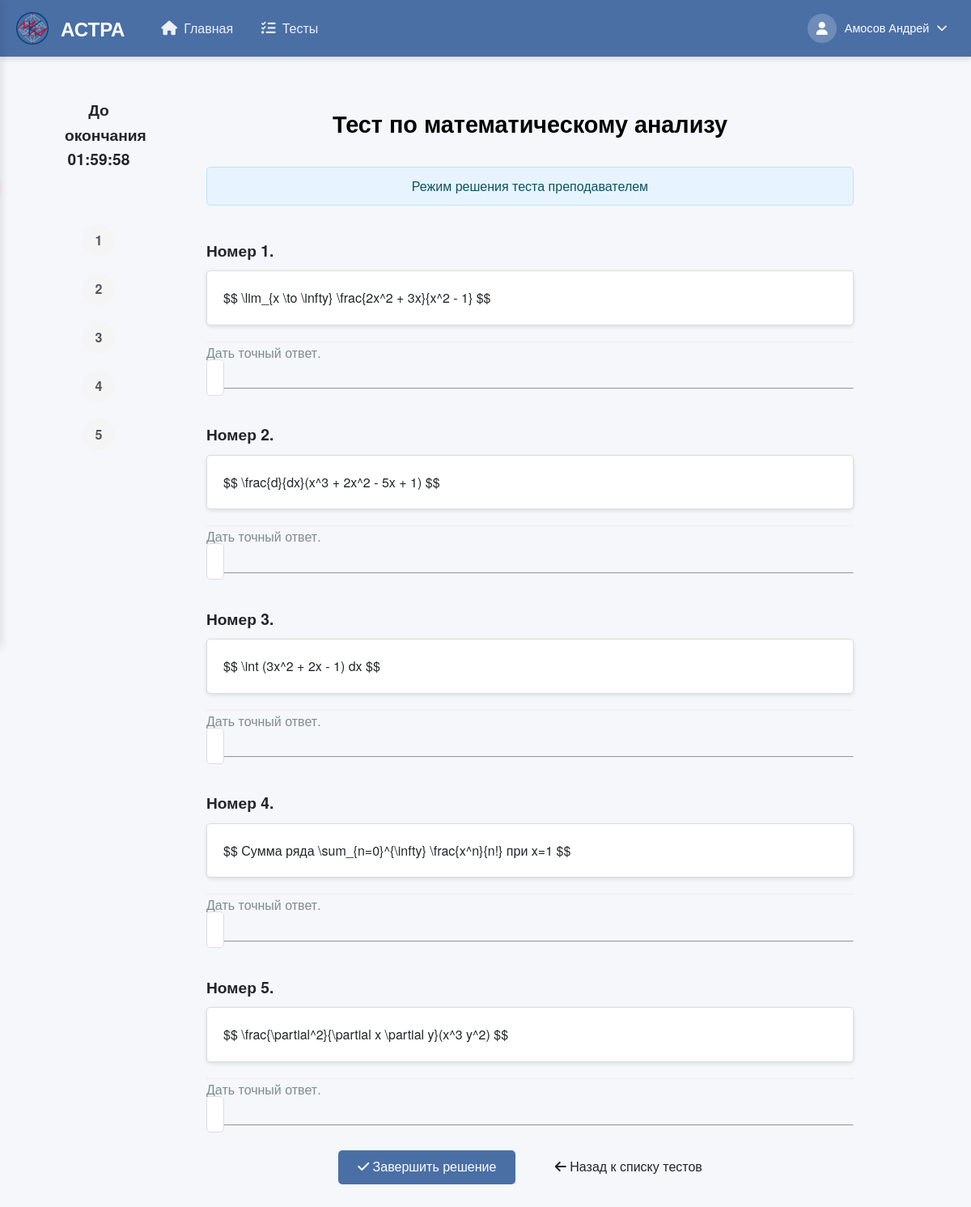
The app's page /TestsCreate/solve-test/test-po-matematicheskomu-analizu-1/ (signed in) with its own data.
### users/models.py (models this page shows, shortened)
class CustomUser(AbstractBaseUser, PermissionsMixin):
    THEME_CHOICES = [
        ('light', 'Светлая'),
        ('dark', 'Тёмная'),
    ]
    email = models.EmailField(unique=True)
    role = models.CharField(max_length=10, choices=[('student', 'Student'), ('teacher', 'Teacher')])
    theme = models.CharField(max_length=10, choices=THEME_CHOICES, default='light')
    is_active = models.BooleanField(default=True)
    is_staff = models.BooleanField(default=False)
    objects = CustomUserManager()
    USERNAME_FIELD = 'email'
    REQUIRED_FIELDS = ['role']
    def get_full_name(self):
        if self.role == 'student' and hasattr(self, 'studentdata'):
            return f"{self.studentdata.last_name} {self.studentdata.first_name}"
        elif self.role == 'teacher' and hasattr(self, 'teacherdata'):
            return f"{self.teacherdata.last_name} {self.teacherdata.first_name}"
        return self.email
    def get_photo_url(self):
        if self.role == 'student' and hasattr(self, 'studentdata') and self.studentdata.photo:
            return self.studentdata.photo.url
        elif self.role == 'teacher' and hasattr(self, 'teacherdata') and self.teacherdata.photo:
            return self.teacherdata.photo.url
        return None

class TeacherData(models.Model):
    first_name = models.CharField(max_length=50, blank=False)
    last_name = models.CharField(max_length=50, blank=False)
    middle_name = models.CharField(max_length=50)
    photo = models.ImageField(upload_to='user_photos/', blank=True, null=True)
    institute = models.ForeignKey(StudentInstitute, default=6, on_delete=models.PROTECT)
    data_map = models.OneToOneField(CustomUser, on_delete=models.CASCADE)

### create_tests/models.py (models this page shows, shortened)
class AboutTest(models.Model):
    RESULT_DISPLAY_CHOICES = [
        ('only_score', 'Только баллы'),
        ('show_correct', 'Показывать правильные ответы'),
    ]
    objects = None
    name_tests = models.CharField(max_length=255, blank=False)  # Название теста
    creator = models.ForeignKey(TeacherData, on_delete=models.PROTECT, null=True, blank=True,
                                related_name='created_tests')  # Создатель теста
    time_to_solution = models.DurationField(default=timedelta(hours=1, minutes=30))
    name_slug_tests = models.SlugField(max_length=255, unique=True, db_index=True, verbose_name="URL")  # Слаг имени
    num_of_attempts = models.IntegerField(blank=True, default=1)  # Количество попыток для решения
    type_of_result = models.IntegerField(blank=True, default=1)  # Тип возвращаемого результата
    description = models.CharField(max_length=150, default="", blank=True)
    is_published = models.IntegerField(default=0)
    is_done = models.IntegerField(default=1)
    is_draft = models.BooleanField(default=False)
    draft_data = models.TextField(default='', blank=True)
    result_display_mode = models.CharField(max_length=20, choices=RESULT_DISPLAY_CHOICES, default='only_score')  # Режим отображения результатов
    subj = models.ForeignKey(Subjects,
                             on_delete=models.PROTECT,
                             default=1)
    grade_5_threshold = models.IntegerField(default=80, help_text="Минимальный процент для оценки 5")
    grade_4_threshold = models.IntegerField(default=60, help_text="Минимальный процент для оценки 4")
    grade_3_threshold = models.IntegerField(default=35, help_text="Минимальный процент для оценки 3")
    expressions = models.ManyToManyField(AboutExpressions)
    task_groups = models.ManyToManyField(TaskGroup, blank=True)  # Новые группы заданий

class TaskVariant(models.Model):
    task_group = models.ForeignKey(TaskGroup, on_delete=models.CASCADE, related_name='variants')
    user_expression = models.CharField(max_length=100, blank=False)
    user_ans = models.CharField(max_length=150, blank=False)
    true_ans = models.CharField(max_length=15, default='1')
    user_eps = models.CharField(max_length=150, default="0", blank=True)
    user_type = models.ForeignKey(TypeAnswer, on_delete=models.SET_NULL, null=True)
    exist_select = models.BooleanField(default=False)

### create_tests/views.py (the view, shortened to what this page needs)
# urls.py: path('solve-test/<slug:slug_name>/', views.solve_test_teacher, name='solve_test'),
@login_required
@role_required(['teacher', 'admin'])
def solve_test_teacher(request, slug_name):
    test = get_object_or_404(AboutTest, name_slug_tests=slug_name)
    teacher = request.user
    session_key = f'teacher_test_seed_{slug_name}'
    if request.method == 'POST':
        seed = request.session.get(session_key)
    else:
        import time
        seed = int(time.time()) + teacher.id
        request.session[session_key] = seed
    expressions_data = get_randomized_test_for_teacher(test, teacher.id, seed=seed)
    expressions_with_options = []
    for i, expr_data in enumerate(expressions_data):
        options = expr_data['user_ans'].split(';') if expr_data['user_ans'] else []
        expressions_with_options.append({
            'expression': expr_data,
            'options': options,
            'exist_select': expr_data['exist_select'],
            'display_number': i + 1,
            'original_number': expr_data.get('number', i + 1)
        })
    return render(request, 'create_tests/solve_test_teacher.html', {
        'test': test,
        'expressions_with_options': expressions_with_options,
    })

### create_tests/templates/create_tests/solve_test_teacher.html (shortened to what this page needs)
{% extends 'create_tests/header.html' %}
{% load static %}
{% block extra_css %}
    <link rel="stylesheet" href='{% static "css/specific_test.css" %}'>
    <link rel="stylesheet" href="{% static 'libs/mathlive/mathlive.css' %}">
{% endblock %}
{% block content %}
    <div class="page-container">
        <div class="left-sidebar">
            <div class="content-left">
                    <div class="sidebar-timer">
                        <h4>До окончания</h4>
                        <div id="timer">{{ test.time_to_solution }}</div>
                    </div>
                    <div class="navigation-sidebar">
                        {% for ex in expressions_with_options %}
                            <a class="task-number" id="nav-{{ forloop.counter }}" href="#task-{{ forloop.counter }}">{{ forloop.counter }}</a>
                        {% endfor %}
                    </div>
                </div>
            </div>
        </div>
        <div class="main-content">
            <h1 class="test-title">{{ test.name_tests }}</h1>
            <p class="teacher-notice">Режим решения теста преподавателем</p>
            <div class="list-expr">
                <ul>
                    {% for ex in expressions_with_options %}
                        <div class="question-card" data-question="{{ forloop.counter }}">
                            <h4 class="number">Номер {{ forloop.counter }}.</h4>
                            <div class="express" id="task-{{ forloop.counter }}">
                                <p><li>$$ {{ ex.expression.user_expression }} $$</li></p>
                            </div>
                            {% if ex.exist_select %}
                                <div class="options">
                                    <p>Выберите правильный вариант:</p>
                                    <ul>
                                        {% for option in ex.options %}
                                            <li>
                                                <label>
                                                    <input type="checkbox"
                                                           name="answer_{{ forloop.counter }}"
                                                           value="{{ option.strip }}">
                                                    $$ {{ option.strip }} $$
                                                </label>
                                            </li>
                                        {% endfor %}
                                    </ul>
                                </div>
                            {% else %}
                                <div class="sec-info">
                                    <li>
                                        {% if ex.expression.user_eps == '0' or ex.expression.user_eps == '0.0' %}
                                            Дать точный ответ.
                                        {% else %}
                                            Дать ответ с точностью до {{ ex.expression.user_eps }}.
                                        {% endif %}
                                    </li>
                                </div>
                                <math-field class="answer"
                                            name="answer_{{ forloop.counter }}"
                                            id="math-field-{{ forloop.counter }}"
                                            placeholder="Ответ"></math-field>
                            {% endif %}
                            <hr>
                        </div>
                    {% endfor %}
                </ul>
            </div>
            <form id="answerForm"
                  action="{% url 'create_tests:solve_test' test.name_slug_tests %}"
                  method="post"
                  data-total="{{ expressions_with_options|length }}">
                <div class="submit-section">
                    <button type="submit" class="btn btn-primary btn-submit">
                        <i class="fas fa-check"></i> Завершить решение
                    </button>
                    <a href="{% url 'create_tests:test_list' %}" class="btn btn-secondary">
                        <i class="fas fa-arrow-left"></i> Назад к списку тестов
                    </a>
                </div>
            </form>
        </div>
{% endblock %}

### create_tests/templates/create_tests/header.html (shortened to what this page needs)
<!DOCTYPE html>
<html lang="ru">
<head>
    {% load static %}
    <link rel="stylesheet" href="{% static 'css/header.css' %}">
    <link rel="stylesheet" href="{% static 'css/dark-theme.css' %}">
    <link rel="stylesheet" href="{% static 'libs/fontawesome/css/all.min.css' %}">
    {% block extra_css %}{% endblock %}
</head>
<body data-theme="{{ user.theme|default:'light' }}" data-user-theme="{{ user.theme|default:'light' }}">
<header class="app-header">
    <div class="header-container">
        <div class="header-brand">
            <span class="logo-icon">
                <img src="{% static 'images/logo.png' %}" alt="" style="width: 40px; height: 40px;">
            </span>
            <h2><span class="logo-text">АСТРА</span></h2>
        </div>
        <nav class="main-nav">
            <ul class="nav-list">
                {% if user.role == 'teacher' %}
                    <li class="nav-item">
                        <a href="/personaInf/" class="nav-link {% if request.path == '/personaInf/' %}active{% endif %}">
                            <i class="fas fa-home"></i>
                            <span>Главная</span>
                        </a>
                    </li>
                    <li class="nav-item">
                        <a href="/TestsCreate/listTests/" class="nav-link {% if '/TestsCreate/listTests/' in request.path %}active{% endif %}">
                            <i class="fas fa-tasks"></i>
                            <span>Тесты</span>
                        </a>
                    </li>
                {% endif %}
            </ul>
        </nav>
        <div class="user-controls">
            <div class="profile-dropdown">
                <button class="profile-btn" id="profileBtn">
                    <div class="avatar">
                        {% if user.get_photo_url %}
                            <img src="{{ user.get_photo_url }}" alt="Фото профиля" style="width: 100%; height: 100%; border-radius: 50%; object-fit: cover;">
                        {% else %}
                            <i class="fas fa-user"></i>
                        {% endif %}
                    </div>
                    <span class="username">{{ user.get_full_name }}</span>
                    <i class="fas fa-chevron-down"></i>
                </button>
            </div>
        </div>
    </div>
</header>
<main class="app-main">
    {% block content %}{% endblock %}
</main>
</body>
</html>

### records on screen
CustomUser: get_full_name "Амосов Андрей"
AboutTest: name_tests "Тест по математическому анализу"
TaskVariant: expression.user_expression "\\lim_{x \\to \\infty} \\frac{2x^2 + 3x}{x^2 - 1}"
TaskVariant: expression.user_expression "\\frac{d}{dx}(x^3 + 2x^2 - 5x + 1)"
TaskVariant: expression.user_expression "\\int (3x^2 + 2x - 1) dx"
TaskVariant: expression.user_expression "Сумма ряда \\sum_{n=0}^{\\infty} \\frac{x^n}{n!} при x=1"
TaskVariant: expression.user_expression "\\frac{\\partial^2}{\\partial x \\partial y}(x^3 y^2)"
